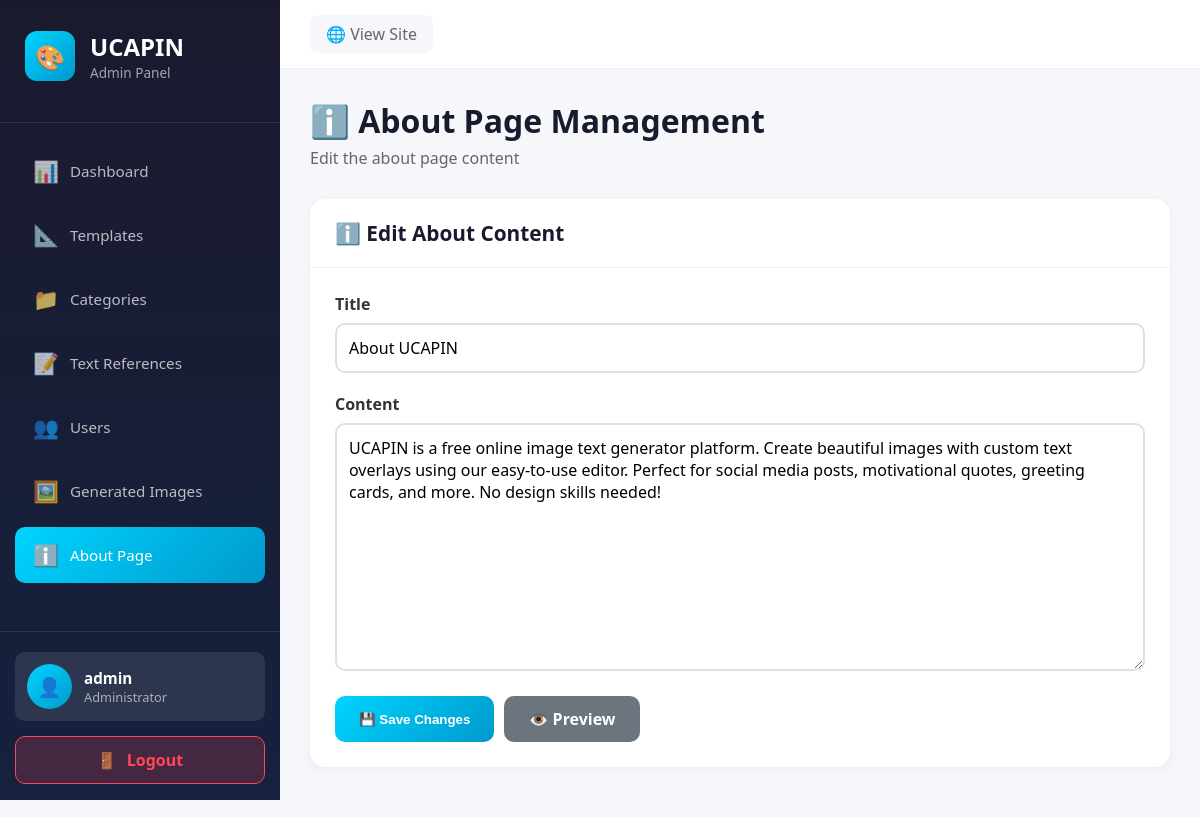
Page /admin/about.php (signed in) on the committed database.
### tables this page shows
CREATE TABLE `about` (
  `id` INT AUTO_INCREMENT PRIMARY KEY,
  `title` VARCHAR(150),
  `content` TEXT,
  `updated_at` TIMESTAMP DEFAULT CURRENT_TIMESTAMP ON UPDATE CURRENT_TIMESTAMP
);

### public/admin/about.php (the view, shortened to what this page needs)
<?php
require_once 'includes/header.php';
$about = $db->query("SELECT * FROM about LIMIT 1")->fetch();
?>
<div class="main-content">
    <div class="page-header">
        <div>
            <h1>ℹ️ About Page Management</h1>
            <p>Edit the about page content</p>
        </div>
    </div>
    <div class="card">
        <div class="card-header">
            <h2>ℹ️ Edit About Content</h2>
        </div>
        <div class="card-body">
            <form method="POST">
                <div class="form-group">
                    <label>Title</label>
                    <input type="text" name="title" required value="<?= htmlspecialchars($about['title'] ?? 'About UCAPIN') ?>">
                </div>
                <div class="form-group">
                    <label>Content</label>
                    <textarea name="content" rows="10" required><?= htmlspecialchars($about['content'] ?? '') ?></textarea>
                </div>
                <div style="display: flex; gap: 10px;">
                    <button type="submit" class="btn btn-primary">💾 Save Changes</button>
                    <a href="../about.php" target="_blank" class="btn btn-secondary">👁️ Preview</a>
                </div>
            </form>
        </div>
    </div>
</div>
<?php require_once 'includes/footer.php'; ?>

### public/admin/includes/header.php (style rules this page uses)
* { margin: 0; padding: 0; box-sizing: border-box; }
body { font-family: 'Segoe UI', Tahoma, Geneva, Verdana, sans-serif; background: #f5f7fa; }
.main-content { padding: 30px; }
.page-header { display: flex; justify-content: space-between; align-items: center; margin-bottom: 30px; flex-wrap: wrap; gap: 15px; }
.page-header h1 { color: #1a1a2e; font-size: 2em; margin-bottom: 5px; }
.page-header p { color: #666; font-size: 1em; }
.btn { padding: 12px 24px; border-radius: 10px; font-weight: 600; cursor: pointer; transition: all 0.3s; border: none; display: inline-flex; align-items: center; justify-content: center; gap: 8px; text-align: center; text-decoration: none; }
.btn-primary { background: linear-gradient(135deg, #00d4ff 0%, #0099cc 100%); color: #fff; }
.btn-secondary { background: #6c757d; color: #fff; }
.card { background: #fff; border-radius: 15px; box-shadow: 0 2px 10px rgba(0, 0, 0, 0.05); overflow: hidden; margin-bottom: 20px; }
.card-header { padding: 20px 25px; border-bottom: 1px solid #eef2f7; display: flex; justify-content: space-between; align-items: center; }
.card-header h2 { font-size: 1.3em; color: #1a1a2e; }
.card-body { padding: 25px; }
.form-group { margin-bottom: 20px; }
.form-group label { display: block; font-weight: 600; margin-bottom: 8px; color: #333; }
.form-group input, .form-group select, .form-group textarea { width: 100%; padding: 12px; border: 2px solid #e0e0e0; border-radius: 10px; font-size: 1em; font-family: inherit; }

### rows in the picture
about: title "About UCAPIN", content "UCAPIN is a free online image text generator platform. Create beautiful images with custom text overlays using our easy-to-use editor. Perfect for social media posts, motivational quotes, greeting cards, and more. No design skills needed!"

### other values in the picture
$item['icon'] "📊"
$item['label'] "Dashboard"
$item['icon'] "📐"
$item['label'] "Templates"
$item['icon'] "📁"
$item['label'] "Categories"
$item['icon'] "📝"
$item['label'] "Text References"
$item['icon'] "👥"
$item['label'] "Users"
$item['icon'] "🖼️"
$item['label'] "Generated Images"
$item['icon'] "ℹ️"
$item['label'] "About Page"
getAdminUsername() "admin"
